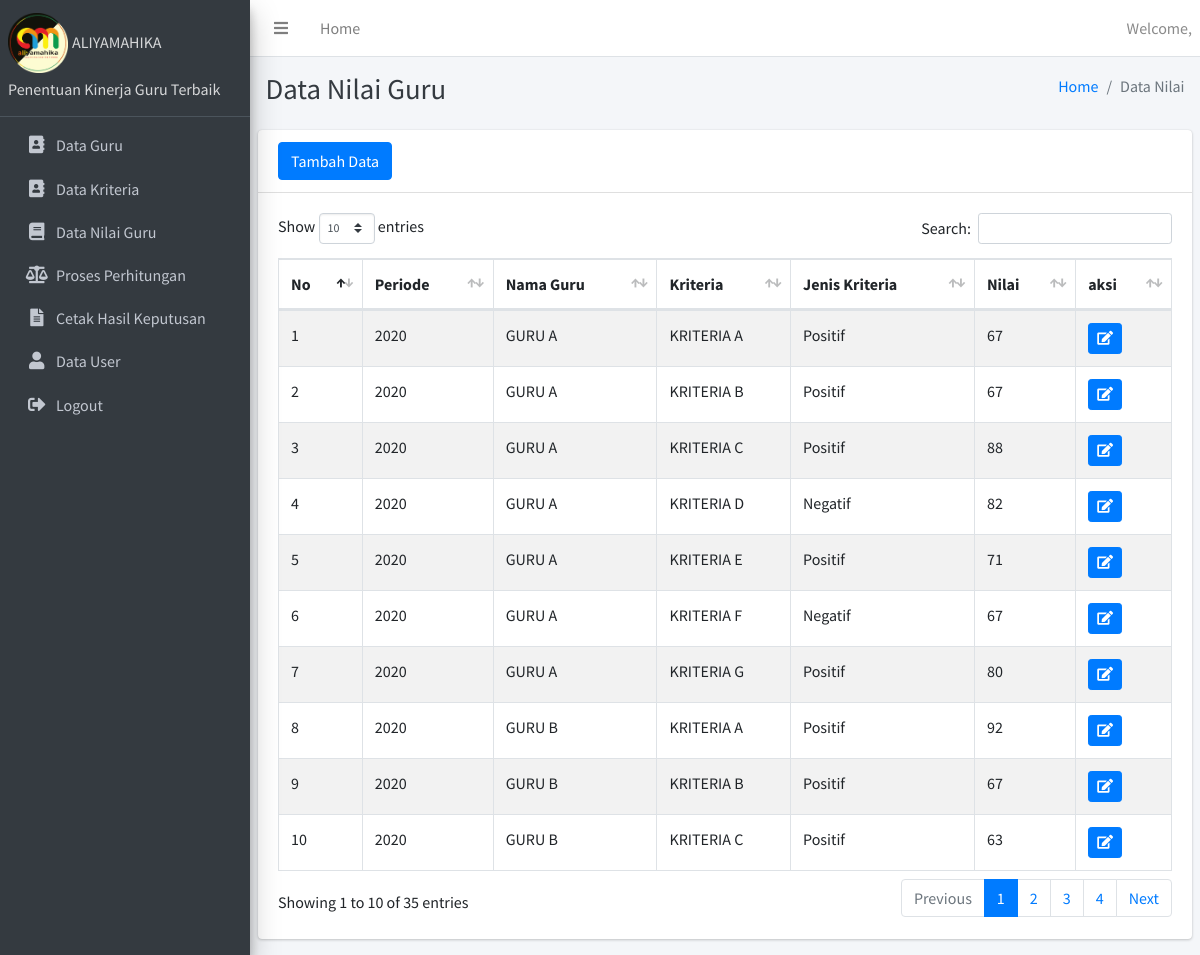
The page /dashboard.php?module=data_nilai on the database its author committed.
### tables this page shows
CREATE TABLE `guru` (
  `id_guru` varchar(10) NOT NULL,
  `nm_guru` varchar(20) DEFAULT NULL,
  `jenkel` varchar(20) DEFAULT NULL,
  `alamat` varchar(50) NOT NULL
);

CREATE TABLE `kinerja` (
  `id_kinerja` varchar(10) NOT NULL,
  `tgl_kinerja` date NOT NULL,
  `periode` char(4) NOT NULL,
  `nil_akhir` float NOT NULL,
  `id_guru` varchar(10) NOT NULL,
  `id_user` varchar(10) NOT NULL
);

CREATE TABLE `kriteria` (
  `id_kriteria` varchar(10) NOT NULL,
  `nm_kriteria` varchar(40) DEFAULT NULL,
  `tren` varchar(20) DEFAULT NULL,
  `bobot` int(11) DEFAULT NULL
);

CREATE TABLE `nilai` (
  `id_nilai` int(11) NOT NULL,
  `id_kriteria` varchar(10) NOT NULL,
  `id_kinerja` varchar(10) NOT NULL,
  `nilai` int(11) NOT NULL,
  `nil_hitung` float NOT NULL
);

### modul/nilai/data_nilai.php (the view, shortened to what this page needs)
<div class="content-header">
  <div class="container-fluid">
    <div class="row mb-2">
      <div class="col-sm-6">
        <h1 class="m-0 text-dark">Data Nilai Guru</h1>
      </div>
      <div class="col-sm-6">
        <ol class="breadcrumb float-sm-right">
          <li class="breadcrumb-item"><a href="?module=home">Home</a></li>
          <li class="breadcrumb-item active">Data Nilai</li>
        </ol>
      </div>
    </div>
  </div>
</div>
    <section class="content">
      <div class="row">
        <div class="col-12">
          <div class="card">
            <div class="card-header">
              <a href="?module=input_nilai" class="btn btn-primary">Tambah Data</a>
            </div>
            <div class="card-body">
              <table id="example1" class="table table-bordered table-striped">
                <thead>
				<tr>
					<th>No</th>
					<th>Periode</th>
					<th>Nama Guru</th>
					<th>Kriteria</th>
					<th>Jenis Kriteria</th>
					<th>Nilai</th>
					<th>aksi</th>
				</tr>
			</thead>
			<tbody>
				<?php
				$sql =  mysqli_query($koneksi, "SELECT nilai.id_kriteria AS id_kriteria, nilai.id_kinerja AS id_kinerja, kinerja.Periode AS periode, guru.nm_guru AS nm_guru, kriteria.nm_kriteria AS nm_kriteria, nilai.nilai AS nilai, kriteria.tren AS tren FROM guru, kinerja, nilai, kriteria WHERE guru.id_guru=kinerja.id_guru AND kinerja.id_kinerja=nilai.id_kinerja AND nilai.id_kriteria=kriteria.id_kriteria");
					$no = 1;
					while($row = mysqli_fetch_assoc($sql)){
				?>
						<tr>
							<td><?php echo $no ?></td>
							<td><?php echo $row['periode'];?></td>
							<td><?php echo $row['nm_guru'];?></td>
							<td><?php echo $row['nm_kriteria'];?></td>
							<td><?php echo $row['tren'];?></td>
							<td><?php echo $row['nilai'];?></td>
							<td>
								<a href="?module=edit_nilai&id_kinerja=<?php echo $row['id_kinerja']; ?>&id_kriteria=<?php echo $row['id_kriteria']; ?>" title="Edit Data" class="btn btn-primary btn-sm"><i class="nav-icon fas fa-edit"></i></a>
							</td>
						</tr>
						<?php
						$no++;
				}
				?>
				</tbody>
				</table>
				</div>
          </div>
        </div>
      </div>
    </section>

### rows shown on the page
guru: kinerja.periode "2020", nm_guru "GURU A", kriteria.nm_kriteria "KRITERIA A", kriteria.tren "Positif", nilai.nilai "67", kriteria.nm_kriteria "KRITERIA B", kriteria.nm_kriteria "KRITERIA C", nilai.nilai "88", kriteria.nm_kriteria "KRITERIA D", kriteria.tren "Negatif", nilai.nilai "82", kriteria.nm_kriteria "KRITERIA E", nilai.nilai "71", kriteria.nm_kriteria "KRITERIA F", kriteria.nm_kriteria "KRITERIA G", nilai.nilai "80"
guru: kinerja.periode "2020", nm_guru "GURU B", kriteria.nm_kriteria "KRITERIA A", kriteria.tren "Positif", nilai.nilai "92", kriteria.nm_kriteria "KRITERIA B", nilai.nilai "67", kriteria.nm_kriteria "KRITERIA C", nilai.nilai "63"
